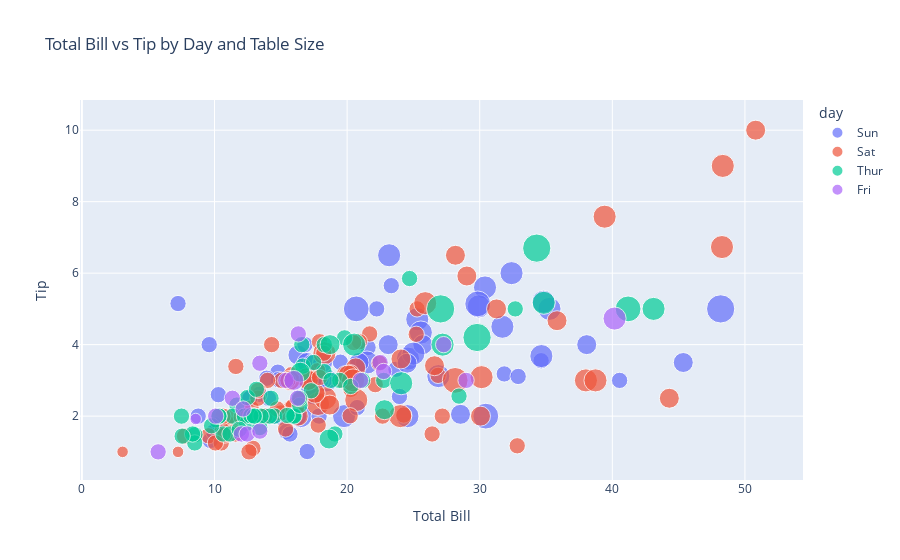

The cell this chart's notebook holds for it:
### Markdown cell above
## Plotly – Question 25
Create a free Plotly visualization and justify its usefulness.

### Code cell
fig = px.scatter(
    tips,
    x="total_bill",
    y="tip",
    color="day",
    size="size",
    title="Total Bill vs Tip by Day and Table Size",
    labels={"total_bill": "Total Bill", "tip": "Tip"},
    hover_data=["sex", "time"]
)

fig.show()

### Figure 1 — Plotly figure (JSON) as saved in the notebook; plotly's stock layout.template omitted (floating-point values rounded to 4 significant figures; data arrays with more than 128 entries replaced by an {"elided": "..."} marker saying what was removed)
{"data": [{"customdata": {"elided": "76x2 str values"}, "hovertemplate": "day=Sun<br>Total Bill=%{x}<br>Tip=%{y}<br>size=%{marker.size}<br>sex=%{customdata[0]}<br>time=%{customdata[1]}<extra></extra>", "legendgroup": "Sun", "marker": {"color": "#636efa", "size": [2, 3, 3, 2, 4, 4, 2, 4, 2, 2, 2, 4, 2, 4, 2, 2, 3, 3, 3, 2, 2, 2, 4, 2, 2, 4, 3, 2, 2, 2, 4, 2, 4, 2, 3, 2, 3, 2, 4, 2, 2, 3, 4, 4, 5, 6, 4, 2, 4, 4, 2, 3, 2, 2, 3, 2, 4, 2, 2, 2, 2, 2, 2, 2, 2, 4, 2, 3, 4, 2, 5, 3, 5, 3, 3, 2], "sizemode": "area", "sizeref": 0.015, "symbol": "circle"}, "mode": "markers", "name": "Sun", "orientation": "v", "showlegend": true, "type": "scatter", "x": [16.99, 10.34, 21.01, 23.68, 24.59, 25.29, 8.77, 26.88, 15.04, 14.78, 10.27, 35.26, 15.42, 18.43, 14.83, 21.58, 10.33, 16.29, 16.97, 17.46, 13.94, 9.68, 30.4, 18.29, 22.23, 32.4, 28.55, 18.04, 12.54, 10.29, 34.81, 9.94, 25.56, 19.49, 38.07, 23.95, 25.71, 17.31, 29.93, 14.07, 13.13, 17.26, 24.55, 19.77, 29.85, 48.17, 25.0, 13.39, 16.49, 21.5, 12.66, 16.21, 13.81, 17.51, 24.52, 20.76, 31.71, 7.25, 31.85, 16.82, 32.9, 17.89, 14.48, 9.6, 34.63, 34.65, 23.33, 45.35, 23.17, 40.55, 20.69, 20.9, 30.46, 18.15, 23.1, 15.69], "xaxis": "x", "y": [1.01, 1.66, 3.5, 3.31, 3.61, 4.71, 2.0, 3.12, 1.96, 3.23, 1.71, 5.0, 1.57, 3.0, 3.02, 3.92, 1.67, 3.71, 3.5, 2.54, 3.06, 1.32, 5.6, 3.0, 5.0, 6.0, 2.05, 3.0, 2.5, 2.6, 5.2, 1.56, 4.34, 3.51, 4.0, 2.55, 4.0, 3.5, 5.07, 2.5, 2.0, 2.74, 2.0, 2.0, 5.14, 5.0, 3.75, 2.61, 2.0, 3.5, 2.5, 2.0, 2.0, 3.0, 3.48, 2.24, 4.5, 5.15, 3.18, 4.0, 3.11, 2.0, 2.0, 4.0, 3.55, 3.68, 5.65, 3.5, 6.5, 3.0, 5.0, 3.5, 2.0, 3.5, 4.0, 1.5], "yaxis": "y"}, {"customdata": {"elided": "87x2 str values"}, "hovertemplate": "day=Sat<br>Total Bill=%{x}<br>Tip=%{y}<br>size=%{marker.size}<br>sex=%{customdata[0]}<br>time=%{customdata[1]}<extra></extra>", "legendgroup": "Sat", "marker": {"color": "#EF553B", "size": [3, 2, 2, 2, 4, 2, 4, 2, 2, 2, 2, 2, 4, 2, 4, 2, 3, 3, 3, 3, 3, 3, 4, 2, 2, 4, 2, 2, 2, 4, 3, 3, 2, 1, 2, 2, 2, 3, 2, 2, 2, 2, 2, 3, 2, 2, 2, 2, 2, 2, 2, 2, 1, 2, 2, 3, 2, 3, 4, 2, 2, 3, 4, 4, 2, 3, 2, 5, 2, 2, 4, 4, 2, 2, 4, 3, 2, 2, 2, 2, 2, 2, 3, 3, 2, 2, 2], "sizemode": "area", "sizeref": 0.015, "symbol": "circle"}, "mode": "markers", "name": "Sat", "orientation": "v", "showlegend": true, "type": "scatter", "x": [20.65, 17.92, 20.29, 15.77, 39.42, 19.82, 17.81, 13.37, 12.69, 21.7, 19.65, 9.55, 18.35, 15.06, 20.69, 17.78, 24.06, 16.31, 16.93, 18.69, 31.27, 16.04, 38.01, 26.41, 11.24, 48.27, 20.29, 13.81, 11.02, 18.29, 17.59, 20.08, 16.45, 3.07, 20.23, 15.01, 12.02, 17.07, 26.86, 25.28, 14.73, 10.51, 17.92, 44.3, 22.42, 20.92, 15.36, 20.49, 25.21, 18.24, 14.31, 14.0, 7.25, 10.59, 10.63, 50.81, 15.81, 26.59, 38.73, 24.27, 12.76, 30.06, 25.89, 48.33, 13.27, 28.17, 12.9, 28.15, 11.59, 7.74, 30.14, 20.45, 13.28, 22.12, 24.01, 15.69, 11.61, 10.77, 15.53, 10.07, 12.6, 32.83, 35.83, 29.03, 27.18, 22.67, 17.82], "xaxis": "x", "y": [3.35, 4.08, 2.75, 2.23, 7.58, 3.18, 2.34, 2.0, 2.0, 4.3, 3.0, 1.45, 2.5, 3.0, 2.45, 3.27, 3.6, 2.0, 3.07, 2.31, 5.0, 2.24, 3.0, 1.5, 1.76, 6.73, 3.21, 2.0, 1.98, 3.76, 2.64, 3.15, 2.47, 1.0, 2.01, 2.09, 1.97, 3.0, 3.14, 5.0, 2.2, 1.25, 3.08, 2.5, 3.48, 4.08, 1.64, 4.06, 4.29, 3.76, 4.0, 3.0, 1.0, 1.61, 2.0, 10.0, 3.16, 3.41, 3.0, 2.03, 2.23, 2.0, 5.16, 9.0, 2.5, 6.5, 1.1, 3.0, 1.5, 1.44, 3.09, 3.0, 2.72, 2.88, 2.0, 3.0, 3.39, 1.47, 3.0, 1.25, 1.0, 1.17, 4.67, 5.92, 2.0, 2.0, 1.75], "yaxis": "y"}, {"customdata": [["Male", "Lunch"], ["Male", "Lunch"], ["Male", "Lunch"], ["Male", "Lunch"], ["Male", "Lunch"], ["Female", "Lunch"], ["Male", "Lunch"], ["Male", "Lunch"], ["Female", "Lunch"], ["Male", "Lunch"], ["Male", "Lunch"], ["Male", "Lunch"], ["Male", "Lunch"], ["Female", "Lunch"], ["Female", "Lunch"], ["Female", "Lunch"], ["Male", "Lunch"], ["Female", "Lunch"], ["Male", "Lunch"], ["Male", "Lunch"], ["Female", "Lunch"], ["Female", "Lunch"], ["Male", "Lunch"], ["Female", "Lunch"], ["Female", "Lunch"], ["Male", "Lunch"], ["Male", "Lunch"], ["Female", "Lunch"], ["Female", "Lunch"], ["Female", "Lunch"], ["Female", "Lunch"], ["Female", "Lunch"], ["Female", "Lunch"], ["Female", "Lunch"], ["Male", "Lunch"], ["Female", "Lunch"], ["Female", "Lunch"], ["Male", "Lunch"], ["Male", "Lunch"], ["Female", "Lunch"], ["Female", "Lunch"], ["Female", "Lunch"], ["Female", "Lunch"], ["Female", "Lunch"], ["Male", "Lunch"], ["Male", "Lunch"], ["Female", "Lunch"], ["Male", "Lunch"], ["Male", "Lunch"], ["Male", "Lunch"], ["Male", "Lunch"], ["Male", "Lunch"], ["Female", "Lunch"], ["Female", "Lunch"], ["Male", "Lunch"], ["Male", "Lunch"], ["Female", "Lunch"], ["Female", "Lunch"], ["Female", "Lunch"], ["Male", "Lunch"], ["Female", "Lunch"], ["Female", "Dinner"]], "hovertemplate": "day=Thur<br>Total Bill=%{x}<br>Tip=%{y}<br>size=%{marker.size}<br>sex=%{customdata[0]}<br>time=%{customdata[1]}<extra></extra>", "legendgroup": "Thur", "marker": {"color": "#00cc96", "size": [4, 2, 2, 2, 2, 1, 2, 2, 4, 2, 2, 2, 2, 2, 2, 4, 2, 2, 2, 2, 2, 6, 2, 2, 2, 3, 2, 2, 2, 2, 2, 2, 2, 2, 2, 2, 2, 6, 5, 6, 2, 2, 3, 2, 2, 2, 2, 2, 2, 2, 2, 2, 4, 2, 2, 3, 2, 2, 2, 4, 3, 2], "sizemode": "area", "sizeref": 0.015, "symbol": "circle"}, "mode": "markers", "name": "Thur", "orientation": "v", "showlegend": true, "type": "scatter", "x": [27.2, 22.76, 17.29, 19.44, 16.66, 10.07, 32.68, 15.98, 34.83, 13.03, 18.28, 24.71, 21.16, 10.65, 12.43, 24.08, 11.69, 13.42, 14.26, 15.95, 12.48, 29.8, 8.52, 14.52, 11.38, 22.82, 19.08, 20.27, 11.17, 12.26, 18.26, 8.51, 10.33, 14.15, 16.0, 13.16, 17.47, 34.3, 41.19, 27.05, 16.43, 8.35, 18.64, 11.87, 9.78, 7.51, 19.81, 28.44, 15.48, 16.58, 7.56, 10.34, 43.11, 13.0, 13.51, 18.71, 12.74, 13.0, 16.4, 20.53, 16.47, 18.78], "xaxis": "x", "y": [4.0, 3.0, 2.71, 3.0, 3.4, 1.83, 5.0, 2.03, 5.17, 2.0, 4.0, 5.85, 3.0, 1.5, 1.8, 2.92, 2.31, 1.68, 2.5, 2.0, 2.52, 4.2, 1.48, 2.0, 2.0, 2.18, 1.5, 2.83, 1.5, 2.0, 3.25, 1.25, 2.0, 2.0, 2.0, 2.75, 3.5, 6.7, 5.0, 5.0, 2.3, 1.5, 1.36, 1.63, 1.73, 2.0, 4.19, 2.56, 2.02, 4.0, 1.44, 2.0, 5.0, 2.0, 2.0, 4.0, 2.01, 2.0, 2.5, 4.0, 3.23, 3.0], "yaxis": "y"}, {"customdata": [["Male", "Dinner"], ["Male", "Dinner"], ["Female", "Dinner"], ["Female", "Dinner"], ["Female", "Dinner"], ["Male", "Dinner"], ["Male", "Dinner"], ["Male", "Dinner"], ["Male", "Dinner"], ["Male", "Dinner"], ["Female", "Dinner"], ["Female", "Dinner"], ["Male", "Lunch"], ["Female", "Lunch"], ["Male", "Lunch"], ["Female", "Lunch"], ["Male", "Lunch"], ["Female", "Lunch"], ["Female", "Lunch"]], "hovertemplate": "day=Fri<br>Total Bill=%{x}<br>Tip=%{y}<br>size=%{marker.size}<br>sex=%{customdata[0]}<br>time=%{customdata[1]}<extra></extra>", "legendgroup": "Fri", "marker": {"color": "#ab63fa", "size": [2, 2, 2, 2, 2, 4, 2, 2, 2, 2, 2, 2, 2, 2, 1, 3, 2, 2, 2], "sizemode": "area", "sizeref": 0.015, "symbol": "circle"}, "mode": "markers", "name": "Fri", "orientation": "v", "showlegend": true, "type": "scatter", "x": [28.97, 22.49, 5.75, 16.32, 22.75, 40.17, 27.28, 12.03, 21.01, 12.46, 11.35, 15.38, 12.16, 13.42, 8.58, 15.98, 13.42, 16.27, 10.09], "xaxis": "x", "y": [3.0, 3.5, 1.0, 4.3, 3.25, 4.73, 4.0, 1.5, 3.0, 1.5, 2.5, 3.0, 2.2, 3.48, 1.92, 3.0, 1.58, 2.5, 2.0], "yaxis": "y"}], "layout": {"legend": {"itemsizing": "constant", "title": {"text": "day"}, "tracegroupgap": 0}, "title": {"text": "Total Bill vs Tip by Day and Table Size"}, "xaxis": {"anchor": "y", "domain": [0, 1], "title": {"text": "Total Bill"}}, "yaxis": {"anchor": "x", "domain": [0, 1], "title": {"text": "Tip"}}}}
